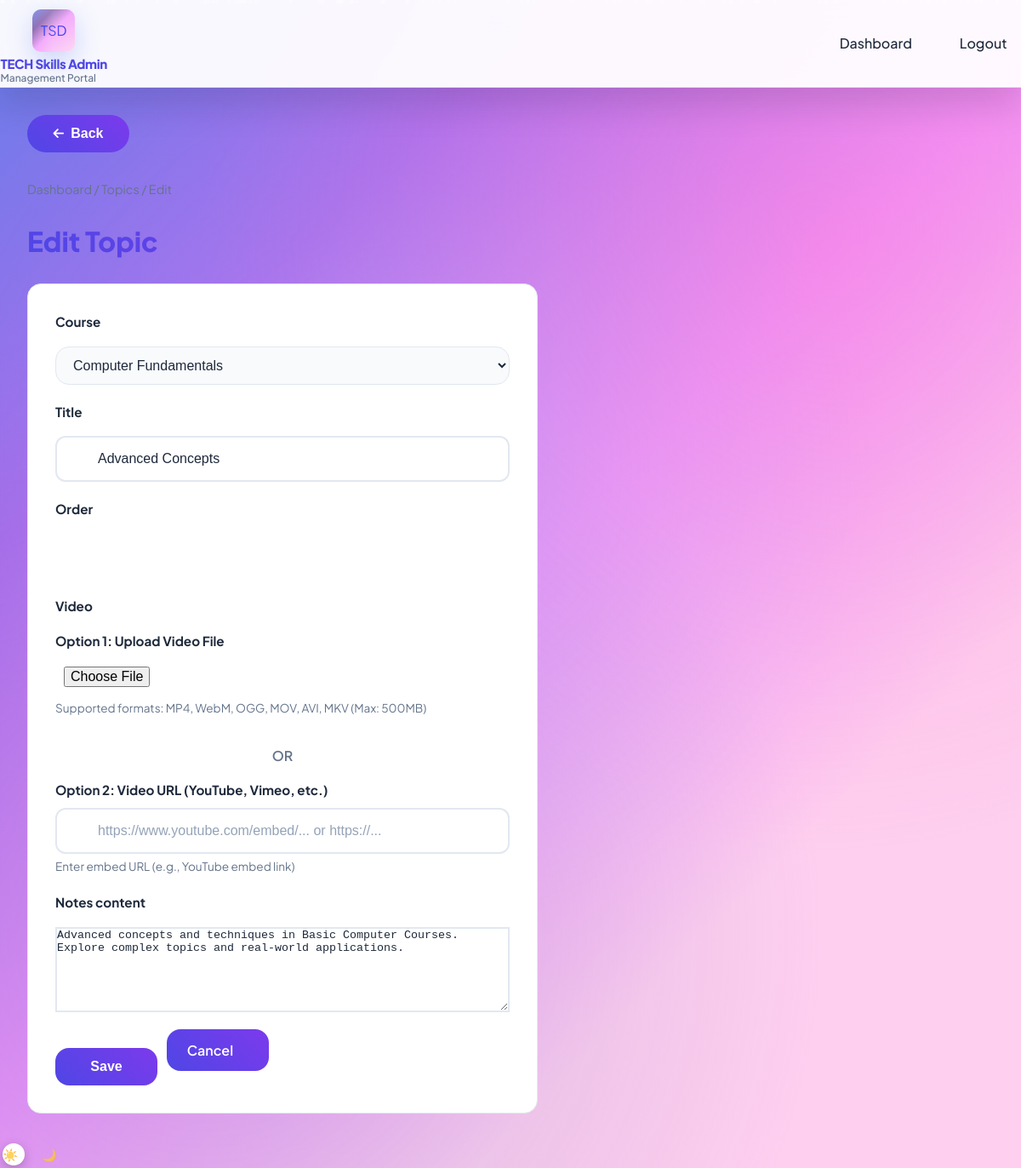
The app's page /admin/topics/315/edit (signed in), older data.
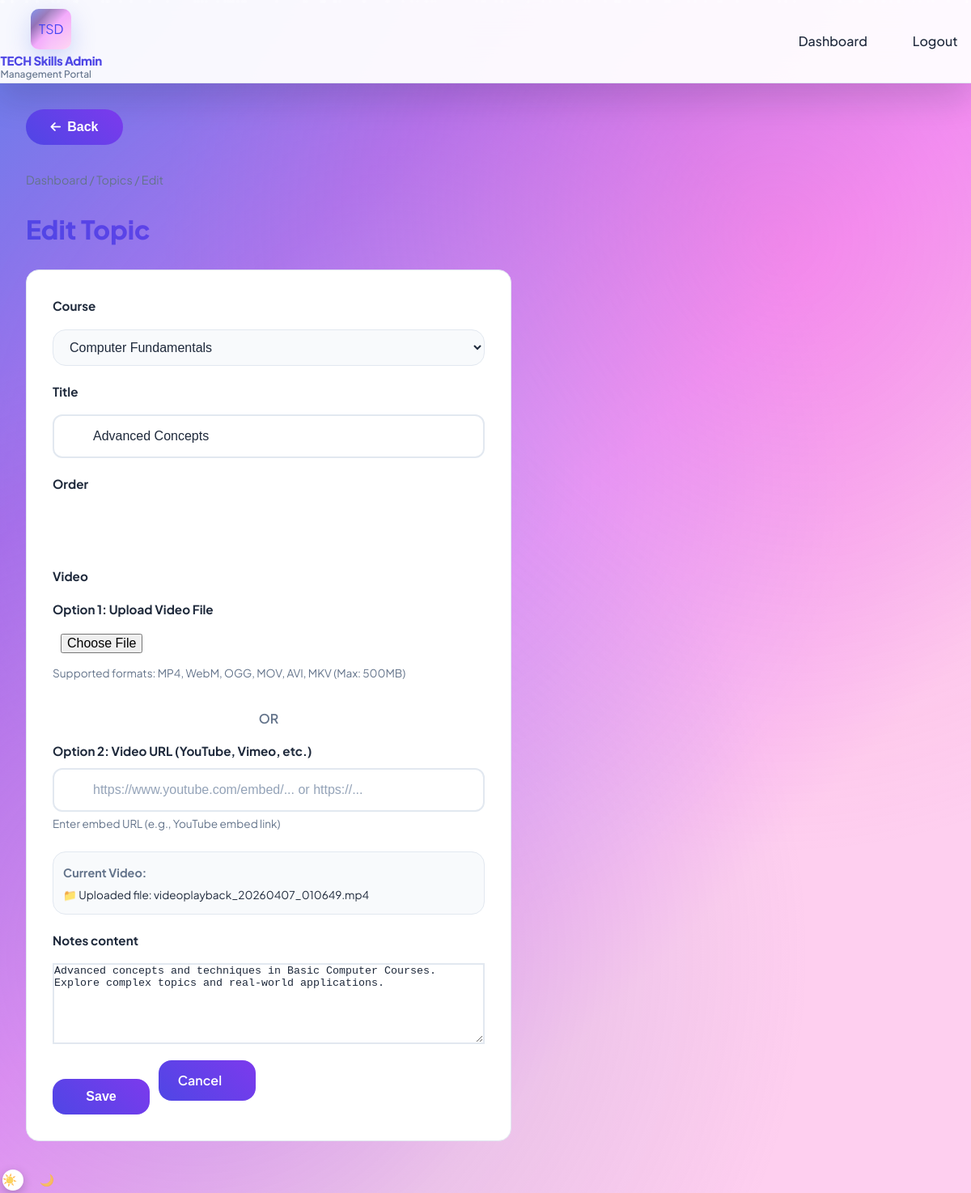
The same page, newer data.
### models.py (models this page shows)
class CourseTopic(db.Model):
    __tablename__ = "course_topics"
    id = db.Column(db.Integer, primary_key=True)
    course_id = db.Column(db.Integer, db.ForeignKey("courses.id"), nullable=False)
    title = db.Column(db.String(200), nullable=False)
    order = db.Column(db.Integer, default=0)
    video_url = db.Column(db.String(500), nullable=True)
    notes_content = db.Column(db.Text, nullable=True)
    quiz_questions = db.Column(db.Text, nullable=True)  # JSON list of {question, options, correct_index}
    course_test_questions = db.Column(db.Text, nullable=True)  # Only for topic that is "Course Test"

class Course(db.Model):
    __tablename__ = "courses"
    id = db.Column(db.Integer, primary_key=True)
    category_id = db.Column(db.Integer, db.ForeignKey("categories.id"), nullable=False)
    name = db.Column(db.String(200), nullable=False)
    slug = db.Column(db.String(200), nullable=False)
    description = db.Column(db.Text, nullable=True)
    duration_weeks = db.Column(db.Integer, default=4)
    syllabus_text = db.Column(db.Text, nullable=True)
    topics = db.relationship("CourseTopic", backref="course", lazy="dynamic", order_by="CourseTopic.order")
    enrollments = db.relationship("Enrollment", backref="course", lazy="dynamic")

### app.py (the view, shortened to what this page needs)
@app.route("/admin/topics/<int:topic_id>/edit", methods=["GET", "POST"])
@login_required
@admin_required
def admin_topic_edit(topic_id):
    topic = CourseTopic.query.get_or_404(topic_id)
    courses = Course.query.order_by(Course.id).all()
    return render_template("admin/admin_topic_form.html", topic=topic, courses=courses)

### app.py (called while the page is built)
@login_manager.user_loader
def load_user(user_id):
    if user_id is None:
        return None
    try:
        return User.query.get(int(user_id))
    except (ValueError, TypeError):
        return None

def admin_required(f):
    @wraps(f)
    def decorated(*args, **kwargs):
        if not current_user.is_authenticated or current_user.role != "admin":
            flash("Admin access required.", "error")
            return redirect(url_for("admin_login"))
        return f(*args, **kwargs)
    return decorated

### templates/admin/admin_topic_form.html (shortened to what this page needs)
{% extends "base.html" %}
{% block content %}
<nav class="breadcrumb"><a href="{{ url_for('admin_dashboard') }}">Dashboard</a> / <a href="{{ url_for('admin_topics') }}">Topics</a> / {{ 'Edit' if topic else 'Add' }}</nav>
<h1 class="page-title">{{ 'Edit' if topic else 'Add' }} Topic</h1>
<div class="form-card" style="max-width: 600px;">
    <form method="post" action="{{ url_for('admin_topic_edit', topic_id=topic.id) if topic else url_for('admin_topic_add') }}" enctype="multipart/form-data">
        <div class="form-group">
            <label for="course_id">Course</label>
            <select id="course_id" name="course_id" required>
                {% for co in courses %}
                <option value="{{ co.id }}" {% if topic and topic.course_id == co.id %}selected{% elif selected_course_id and co.id == selected_course_id %}selected{% endif %}>{{ co.name }}</option>
                {% endfor %}
            </select>
        </div>
        <div class="form-group">
            <label for="title">Title</label>
            <input type="text" id="title" name="title" value="{{ topic.title if topic else '' }}" required>
        </div>
        <div class="form-group">
            <label for="order">Order</label>
            <input type="number" id="order" name="order" value="{{ topic.order if topic else 0 }}">
        </div>
        <div class="form-group">
            <label>Video</label>
            <div style="margin-bottom: 0.5rem;">
                <label style="font-weight: 600; display: block; margin-bottom: 0.5rem;">Option 1: Upload Video File</label>
                <input type="file" id="video_file" name="video_file" accept="video/mp4,video/webm,video/ogg,video/quicktime,video/x-msvideo,video/x-matroska" style="width: 100%; padding: 0.5rem; border: 1px solid var(--border); border-radius: var(--radius); background: var(--surface2); color: var(--text);">
                <small style="color: var(--text-muted); font-size: 0.85rem; display: block; margin-top: 0.25rem;">
                    Supported formats: MP4, WebM, OGG, MOV, AVI, MKV (Max: 500MB)
                </small>
            </div>
            <div style="margin-top: 1rem; text-align: center; color: var(--text-muted); font-weight: 600;">OR</div>
            <div style="margin-top: 0.5rem;">
                <label style="font-weight: 600; display: block; margin-bottom: 0.5rem;">Option 2: Video URL (YouTube, Vimeo, etc.)</label>
                <input type="text" id="video_url" name="video_url" value="{{ topic.video_url if topic and not topic.video_url.startswith('/static/uploads/videos/') else '' }}" placeholder="https://www.youtube.com/embed/... or https://...">
                <small style="color: var(--text-muted); font-size: 0.85rem; display: block; margin-top: 0.25rem;">
                    Enter embed URL (e.g., YouTube embed link)
                </small>
            </div>
            {% if topic and topic.video_url %}
            <div style="margin-top: 1rem; padding: 0.75rem; background: var(--surface2); border-radius: var(--radius); border: 1px solid var(--border);">
                <strong style="color: var(--text-muted); font-size: 0.9rem;">Current Video:</strong>
                <div style="margin-top: 0.25rem; color: var(--accent); font-size: 0.85rem;">
                    {% if topic.video_url.startswith('/static/uploads/videos/') %}
                        📁 Uploaded file: {{ topic.video_url.split('/')[-1] }}
                    {% else %}
                        🔗 URL: {{ topic.video_url[:60] }}{% if topic.video_url|length > 60 %}...{% endif %}
                    {% endif %}
                </div>
            </div>
            {% endif %}
        </div>
        <div class="form-group">
            <label for="notes_content">Notes content</label>
            <textarea id="notes_content" name="notes_content" rows="5">{{ topic.notes_content if topic else '' }}</textarea>
        </div>
        <button type="submit" class="btn btn-primary">Save</button>
        <a href="{{ url_for('admin_topics') }}" class="btn btn-secondary" style="margin-left: 0.5rem;">Cancel</a>
    </form>
</div>
{% endblock %}

Row changes from the older to the newer data that the page shows:
changed CourseTopic "Advanced Concepts": video_url (not shown) → "videoplayback_20260407_010649.mp4"
Text that changed along with them:
text now shown: "Current Video: 📁 Uploaded file:"
